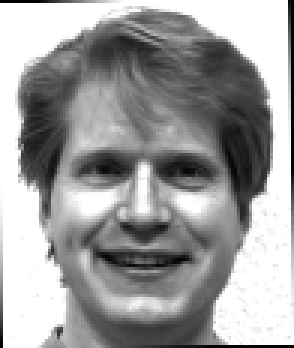
#> input picture unpadded/subject01.happy.pgm, 98 x 116 px, found by its file name (shown 3 times larger); its folder holds only this picture in this run
$ jupyter execute --allow-errors Proj3Code.ipynb   (shell and % lines are left out)
#> lines starting #> are read from the running program, lines starting #| are printed output that depends on the picture
# Identifying Image Features Using PCA

A variety of applications, including face recognition, computer vision, and medical imaging, are based on performing computations on image data. These image data are high-dimensional, which it makes it difficult to store large volumes of images as well as extract patterns from images. A key step in image processing algorithms is to identify low-dimensional features, which can then be used to process, manipulate, and compress/store the images. Principal component analysis is an important tool for doing so.

Analysis of images is a special case of PCA. Let $x_{1},\ldots,x_{N}$ denote a set of images, where $x_{i} \in \mathbb{R}^{M}$ and $M$ is the total number of pixels in each image. The data matrix $X$ is an $M \times N$ matrix in which the columns are $x_{1},\ldots,x_{N}$. By taking the SVD of $X$ and performing PCA, we can identify the principal components of the images, which we can then use to compress and classify them.

In this project, you will work with the Extended Yale B dataset (unpadded), which is also known as the Eigenfaces dataset \cite{gross2005face}. The dataset consists of images of the faces of 15 people. There are multiple images for each person, representing different facial expressions and lighting conditions.

[cell 1]
import numpy as np
import imageio
import matplotlib.pyplot as plt

## Part 1
Download the image dataset. Load all of the images for the first 13 subjects. Your training dataset will consist of these images.

[cell 2]
# Part 1: Loading the data
import os
import cv2
suffixes = ['centerlight', 'glasses', 'happy', 'leftlight', 'noglasses',
            'normal', 'rightlight', 'sad', 'sleepy', 'surprised', 'wink']

num_faces_training = 13
num_suffixes = len(suffixes)
num_imgs_total = num_faces_training * num_suffixes

img_height = 116
img_width = 98
img_size = img_height * img_width

img_matrix = np.zeros((img_size, num_imgs_total))

# *************************
folder_path = r'C:\Users\chris\Desktop\ESE2180\2180_proj3\unpadded'
file_list = os.listdir(folder_path)
for i, filename in enumerate(file_list[:num_imgs_total]):
    img_path = os.path.join(folder_path, filename)
    img = cv2.imread(img_path)
#> img is the input picture: shape (116, 98, 3); min 0, max 255, mean 158.1
    img_gray_flat = cv2.cvtColor(img, cv2.COLOR_BGR2GRAY).flatten()
#> img_gray_flat = 11368 values, max 255 at index 41, min 0 at index 0, mean 158.1
    img_matrix[:, i] = img_gray_flat


# *************************

[cell 3]
# Check if the total number of images matches the expected number
if img_matrix.shape == (img_size, num_imgs_total):
    print("Part 1: Pass - Data loaded successfully with correct dimensions.")
else:
    print("Part 1: Fail - Data dimensions or loading process may have issues.")

## Part 2: Generate X matrix
Generate the data matrix $X$ for the images in your training dataset.

[cell 4]
# *************************
# Implement your code here
#
feature_mean = np.mean(img_matrix, axis=1)
X = img_matrix - np.outer(np.mean(img_matrix, axis = 1), np.ones(img_matrix.shape[1])) # de-meaned image matrix

# *************************

import matplotlib.pyplot as plt

plt.imshow(feature_mean.reshape(img_height, img_width), cmap='gray')
plt.title("Mean Image")
plt.show()
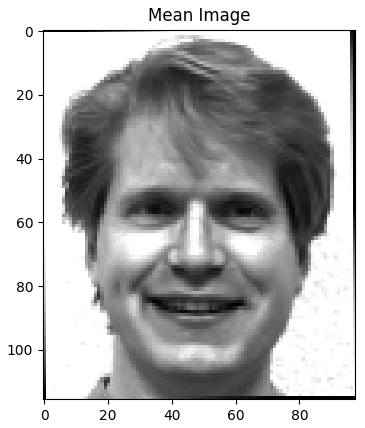
#> figure drawn by matplotlib, 1 panel

[cell 5]
# Check if the mean of the columns in X is close to zero
if np.allclose(np.mean(X, axis=1), 0, atol=1e-6):
    print("Part 2: Pass - Data matrix X is correctly mean-centered.")
else:
    print("Part 2: Fail - Data matrix X is not mean-centered properly.")

## Part 3: Compute SVD
Compute the SVD of $X$. Plot the singular values. How many principal components are needed to capture $70\%$ of the training image data? $80\%$? $90\%$? $95\%$? By what factor can we reduce the storage required to store each image if we only need to recover $90\%$ of the data in the image?

[cell 6]
# *************************
# Implement your code here
U, s, Vh = np.linalg.svd(X, full_matrices=False)
plt.figure()
plt.plot(s, label="Singular Values")
plt.title('Singular Values of Matrix')
plt.xlabel('Index')
plt.ylabel('Singular Value')
plt.legend()
plt.grid(True)
plt.show()
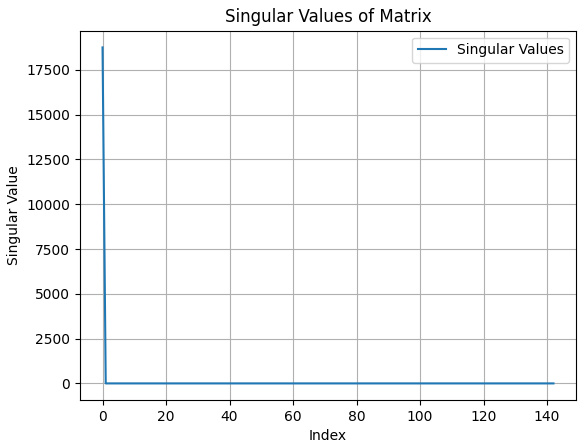
#> figure drawn by matplotlib, 1 panel; curve peaks at x = 0, y = 18753.5

e20 = True
e10 = True
e5 = True
sum = 0
sing_val_squared = np.square(s)
sing_sum = np.sum(sing_val_squared)
pct = sing_val_squared/sing_sum
for i in range(len(pct)-1, 0, -1):
    sum += pct[i]
    if sum >= 0.3:
        print(f"principal components needed for 70% accuracy: {i+1}")
        break
    elif sum >= 0.2 and e20 == True:
        print(f"principal components needed for 80% accuracy: {i+1}")
        e20 = False
    elif sum >= 0.1 and e10 == True:
        print(f"principal components needed for 90% accuracy: {i+1}")
        print(f"Factor of storage reduction for 90% accuracy: {100*(len(pct)-i+1)/len(pct)}")
        e10 = False
    elif sum >= 0.05 and e5 == True:
        print(f"principal components needed for 95% accuracy: {i+1}")
        e5 = False
# *************************

[cell 7]
# Check the shape of U, s, and Vh
if U.shape == (img_size, num_imgs_total) and s.shape == (num_imgs_total,) and Vh.shape == (num_imgs_total, num_imgs_total):
    print("Part 3: Pass - SVD computation completed with correct matrix dimensions.")
else:
    print("Part 3: Fail - SVD matrix dimensions do not match expectations.")

# Check if the cumulative variance sums to 1 (within numerical tolerance)
singular_values_squared = s ** 2
total_variance = np.sum(singular_values_squared)
cumulative_variance = np.cumsum(singular_values_squared) / total_variance

# Check if the cumulative variance sums to 1 within a numerical tolerance
if np.isclose(cumulative_variance[-1], 1.0, atol=1e-6):
    print("Part 3: Pass - Cumulative variance is correctly computed.")
else:
    print("Part 3: Fail - Cumulative variance computation may have issues.")

## Part 4: Approximation error calculations
Suppose that we represent each image using the first $d=20$ features identified with PCA. What is the average approximation error of this representation? Repeat this step with $d=50,70,100$. Pick one of the training images and plot the original image along with the reconstruction for each value of $d$.

[cell 8]
# *************************
# Implement your code here
d_values = [20, 50, 70, 100]
average_approximation_error = []
# *************************

[cell 9]
for d in d_values:
    U_d = U[:, :d]  # Select the first d columns of U
    S_d = np.diag(s[:d])  # Create a diagonal matrix of the first d singular values
    Vh_d = Vh[:d, :]  # Select the first d rows of Vh

    # Approximate the data matrix using the top d components
    X_approx = U_d @ S_d @ Vh_d

    # Compute the average approximation error
    error = np.linalg.norm(X - X_approx, 'fro') ** 2
    average_approximation_error.append(error/num_imgs_total)

    # Reconstruction for a sample image (e.g., first image)
    sample_image_index = 100
    reconstructed_image = X_approx[:, sample_image_index].reshape(img_height, img_width)

    # Plot the original and reconstructed images
    plt.figure()
    plt.subplot(1, 2, 1)
    plt.imshow(img_matrix[:, sample_image_index].reshape(img_height, img_width), cmap='gray')
    plt.title('Original Image')

    plt.subplot(1, 2, 2)
    plt.imshow(reconstructed_image, cmap='gray')
    plt.title(f'Reconstructed Image (d={d})')

    plt.show()
#> this loop made 4 passes
#> pass 1, `plt.show()`:
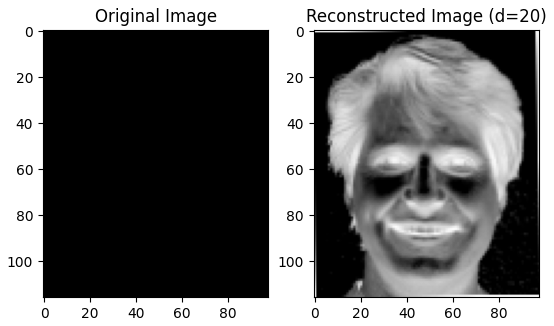
#> figure drawn by matplotlib, 2 panels

[cell 10]
# *************************
# Implement your code here
# *************************

print("Updated average approximation errors for each d:", average_approximation_error)
tolerance = 1e-5
if all(earlier >= later - tolerance for earlier, later in zip(average_approximation_error, average_approximation_error[1:])):
    print("Part 4: Pass - Approximation error decreases as d increases (within tolerance).")
else:
    print("Part 4: Fail - Approximation error does not decrease as expected.")

## Part 5: Reconstruct images
Load the images from the remaining two subjects. Using the first 50 features from the training dataset, compute the feature values for all of the images in the test dataset. What is the approximation error?

#> (a cell that did not finish here is left out)

## Part 6: Reconstruct rotated image
Repeat the previous step using the rotated image `subject15rotated.jpeg'.

[cell 12]
rotated_img_data = imageio.imread('subject15rotated.jpeg')
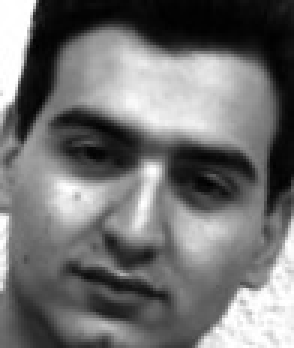
#> input picture subject15rotated.jpeg, 98 x 116 px (shown 3 times larger)
#> rotated_img_data is the input picture: shape (116, 98); min 0, max 255, mean 113.6
# *************************
# Implement your code here
# cv2.rotate(rotated_img_data, rotateCode)

rotated_img_flat = rotated_img_data.flatten()
#> rotated_img_flat = 11368 values, max 255 at index 1, min 0 at index 1482, mean 113.6

feature_mean = np.mean(rotated_img_flat)
#> feature_mean = 113.6

#> (the rest of this cell did not finish here and is left out)
